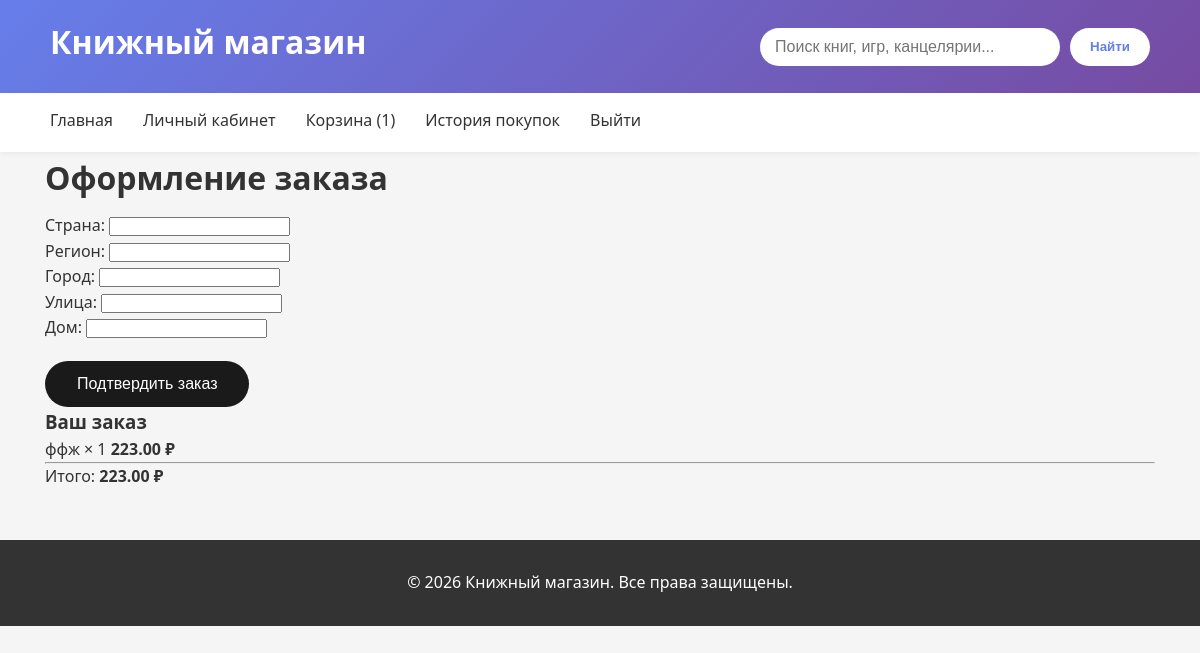
The app's page /orders/create/ (signed in) with its own data.
### account/models.py (models this page shows, shortened)
class Cart(models.Model):
    buyer = models.ForeignKey(
        Buyer,
        on_delete=models.CASCADE,
        related_name='cart_items',
        verbose_name="Покупатель"
    )
    product = models.ForeignKey(
        'shop.Product',
        on_delete=models.CASCADE,
        related_name='cart_items',
        verbose_name="Товар"
    )
    quantity = models.PositiveIntegerField(
        default=1,
        verbose_name="Количество"
    )
    created = models.DateTimeField(auto_now_add=True)
    updated = models.DateTimeField(auto_now=True)
    class Meta:
        verbose_name = "Корзина"
        verbose_name_plural = "Корзины"
        unique_together = ['buyer', 'product']
    @property
    def total_price(self):
        return self.product.price * self.quantity

### shop/models.py (models this page shows, shortened)
class Product(models.Model):
    name = models.CharField(max_length=255, verbose_name="Название")
    slug = models.SlugField(max_length=200, unique=True, blank=True)
    description = models.TextField(blank=True, verbose_name="Описание")
    category = models.ForeignKey(
        Category,
        on_delete=models.PROTECT,blank=False, null=False,
        related_name='products',
        verbose_name="Категория"
    )
    available = models.BooleanField(default=True, verbose_name="Доступен для продажи")
    created = models.DateTimeField(auto_now_add=True)
    updated = models.DateTimeField(auto_now=True)
    rating = models.FloatField(default=0)  # средний рейтинг
    rating_count = models.PositiveIntegerField(default=0)  # сколько оценок
    class Meta:
        verbose_name = "Товар"
        verbose_name_plural = "Товары"
        ordering = ['name']
    def get_price_value(self):
        price = self.prices.first()
        return price.value if price else None
    @property
    def price(self):
        return self.get_price_value()

class Price(models.Model):
    product = models.ForeignKey(
        'Product',
        on_delete=models.CASCADE,
        related_name='prices',
        verbose_name='Товар'
    )
    value = models.DecimalField(
        max_digits=10,
        decimal_places=2,
        validators=[MinValueValidator(Decimal('0.00'))],
        verbose_name='Цена'
    )
    created = models.DateTimeField(
        auto_now_add=True,
        verbose_name='Дата создания'
    )
    class Meta:
        ordering = ['-created']

### orders/views.py (the view)
# urls.py: path('create/', views.order_create, name='order_create'),
@login_required
def order_create(request):
    cart_items = Cart.objects.filter(
        buyer=request.user.buyer
    )
    if not cart_items.exists():
        return redirect('cart:cart_detail')
    if request.method == 'POST':
        form = OrderCreateForm(request.POST)
        if form.is_valid():
            address = form.save(commit=False)
            address.buyer = request.user.buyer
            address.save()
            order = Order.objects.create(
                buyer=request.user.buyer,
                address=address,
                paid=True,
                status='paid'
            )
            for item in cart_items:
                OrderItem.objects.create(
                    order=order,
                    product=item.product,
                    price=item.product.price,
                    quantity=item.quantity
                )
            cart_items.delete()
            return render(
                request,
                'orders/order/created.html',
                {'order': order}
            )
    else:
        form = OrderCreateForm()
    total = sum(item.total_price for item in cart_items)
    return render(
        request,
        'orders/order/create.html',
        {
            'form': form,
            'cart_items': cart_items,
            'total': total
        }
    )

### orders/forms.py
class OrderCreateForm(forms.ModelForm):
    class Meta:
        model = Address
        fields = [
            'country',
            'region',
            'city',
            'street',
            'house',
        ]
        widgets = {
            'country': forms.TextInput(attrs={'class': 'form-input'}),
            'region': forms.TextInput(attrs={'class': 'form-input'}),
            'city': forms.TextInput(attrs={'class': 'form-input'}),
            'street': forms.TextInput(attrs={'class': 'form-input'}),
            'house': forms.TextInput(attrs={'class': 'form-input'}),
        }

### cart/context_processors.py (called while the page is built)
def cart(request):
    if request.user.is_authenticated:
        buyer = getattr(request.user, 'buyer', None)
        if buyer:
            count = Cart.objects.filter(
                buyer=buyer
            ).aggregate(
                total=Sum('quantity')
            )['total'] or 0
        else:
            count = 0
    else:
        count = 0
    return {
        'cart_item_count': count
    }

### orders/templates/orders/order/create.html (shortened to what this page needs)
{% extends 'shop/base.html' %}
{% block content %}
<div class="checkout-container">
    <h1>Оформление заказа</h1>
    <div class="checkout-grid">
        <div class="checkout-form">
            <form method="post">
                {{ form.as_p }}
                <button type="submit" class="checkout-btn">
                    Подтвердить заказ
                </button>
            </form>
        </div>
        <div class="checkout-summary">
            <h3>Ваш заказ</h3>
            {% for item in cart_items %}
                <div class="summary-item">
                    <span>
                        {{ item.product.name }}
                        × {{ item.quantity }}
                    </span>
                    <strong>
                        {{ item.total_price }} ₽
                    </strong>
                </div>
            {% endfor %}
            <hr>
            <div class="summary-total">
                <span>Итого:</span>
                <strong>
                    {{ total }} ₽
                </strong>
            </div>
        </div>
    </div>
</div>
{% endblock %}

### shop/static/shop/css/base.css (style rules this page uses)
* { margin: 0; padding: 0; box-sizing: border-box; }
body { font-family: 'Segoe UI', Tahoma, Geneva, Verdana, sans-serif; line-height: 1.6; color: #333; background-color: #f5f5f5; }
h1 { font-size: 2rem; margin-bottom: 10px; color: #333; }

### shop/static/shop/css/cart.css (style rules this page uses)
.checkout-btn { margin-top: 20px; padding: 14px 32px; background: #1a1a1a; color: white; border: none; border-radius: 40px; font-size: 16px; font-weight: 500; cursor: pointer; transition: all 0.2s; }

### records on screen
Cart: product.name "ффж", quantity "1", total_price "223.00"

### other values on screen
{{ cart_item_count }} "1"
{{ total }} "223.00"
